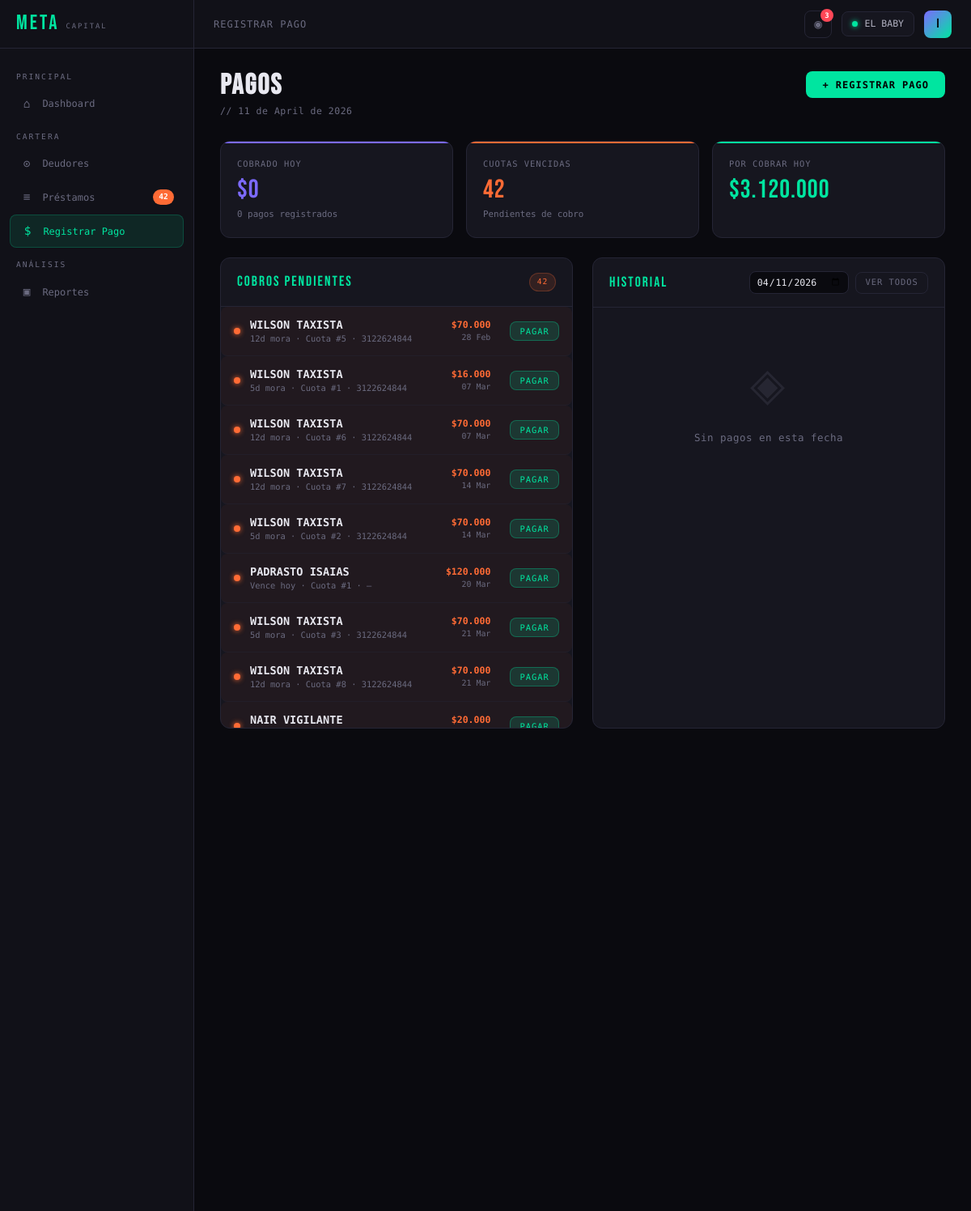
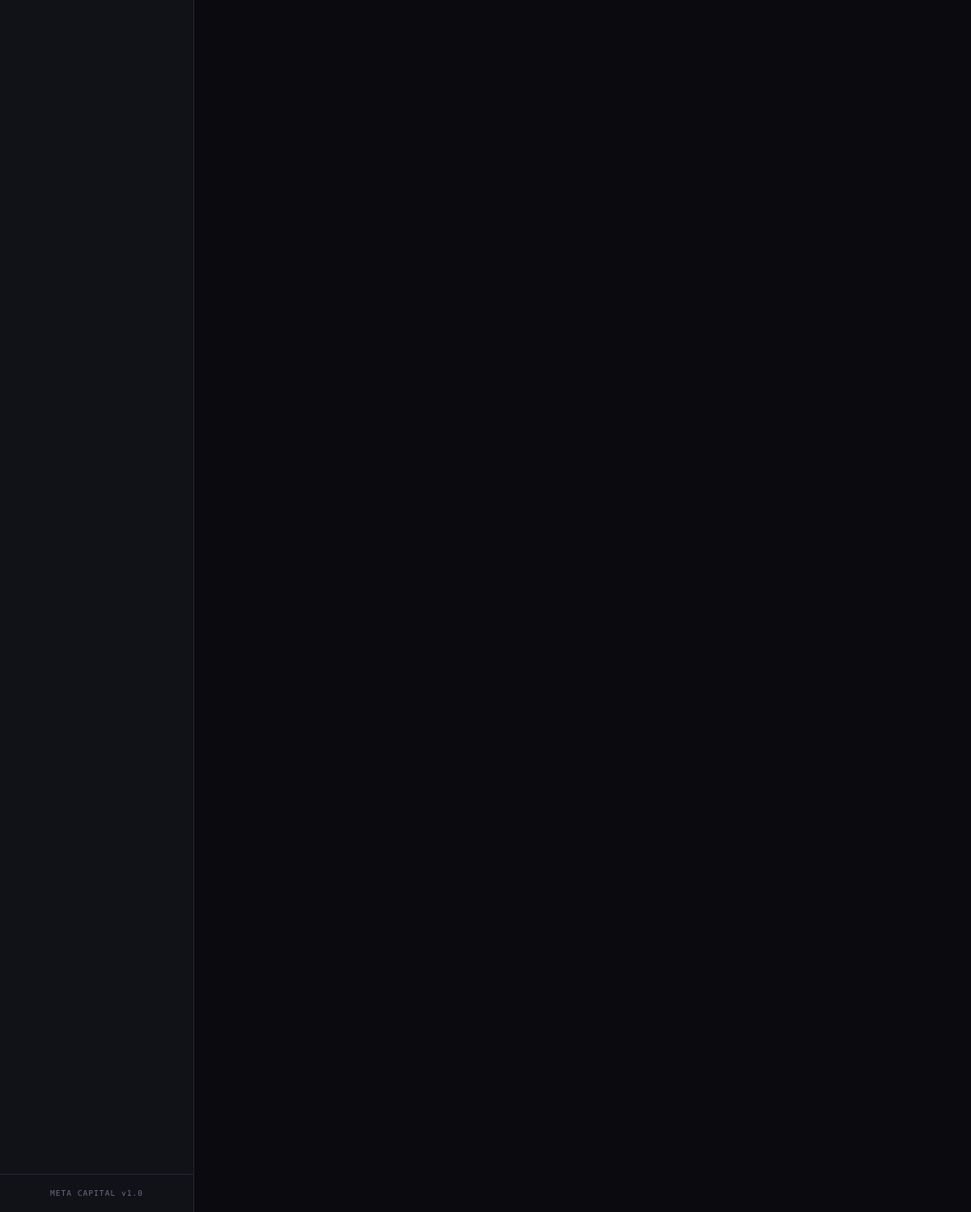
Page /pages/pagos.php (signed in) on the committed database (2 pictures, top to bottom).
### tables this page shows
CREATE TABLE `cobros` (
  `id` int(11) NOT NULL,
  `nombre` varchar(100) NOT NULL,
  `descripcion` varchar(255) DEFAULT NULL,
  `direccion` varchar(255) DEFAULT NULL,
  `telefono` varchar(20) DEFAULT NULL,
  `papeleria_pct` decimal(5,2) NOT NULL DEFAULT 10.00,
  `activo` tinyint(1) NOT NULL DEFAULT 1,
  `created_at` datetime NOT NULL DEFAULT current_timestamp(),
  `updated_at` datetime NOT NULL DEFAULT current_timestamp() ON UPDATE current_timestamp()
);

CREATE TABLE `cuotas` (
  `id` int(11) NOT NULL,
  `prestamo_id` int(11) NOT NULL,
  `cobro_id` int(11) NOT NULL,
  `numero_cuota` int(11) NOT NULL,
  `fecha_vencimiento` date NOT NULL,
  `monto_cuota` decimal(15,2) NOT NULL,
  `monto_pagado` decimal(15,2) NOT NULL DEFAULT 0.00,
  `saldo_cuota` decimal(15,2) NOT NULL,
  `fecha_pago` date DEFAULT NULL,
  `estado` enum('pendiente','parcial','pagado','vencido','anulado') NOT NULL DEFAULT 'pendiente',
  `created_at` datetime NOT NULL DEFAULT current_timestamp(),
  `updated_at` datetime NOT NULL DEFAULT current_timestamp() ON UPDATE current_timestamp()
);

CREATE TABLE `deudores` (
  `id` int(11) NOT NULL,
  `cobro_id` int(11) DEFAULT NULL,
  `nombre` varchar(150) NOT NULL,
  `telefono` varchar(20) DEFAULT NULL,
  `telefono_alt` varchar(20) DEFAULT NULL,
  `ocupacion` varchar(150) DEFAULT NULL,
  `documento` varchar(20) DEFAULT NULL,
  `direccion` varchar(255) DEFAULT NULL,
  `lat` decimal(10,7) DEFAULT NULL,
  `lng` decimal(10,7) DEFAULT NULL,
  `place_id` varchar(255) DEFAULT NULL,
  `barrio` varchar(100) DEFAULT NULL,
  `codeudor_nombre` varchar(150) DEFAULT NULL,
  `codeudor_telefono` varchar(20) DEFAULT NULL,
  `codeudor_documento` varchar(20) DEFAULT NULL,
  `garantia_descripcion` varchar(255) DEFAULT NULL,
  `comportamiento` enum('bueno','regular','clavo') DEFAULT 'bueno',
  `activo` tinyint(1) NOT NULL DEFAULT 1,
  `notas` text DEFAULT NULL,
  `saldo_favor` decimal(15,2) NOT NULL DEFAULT 0.00,
  `created_at` datetime NOT NULL DEFAULT current_timestamp(),
  `updated_at` datetime NOT NULL DEFAULT current_timestamp() ON UPDATE current_timestamp()
);

CREATE TABLE `prestamos` (
  `id` int(11) NOT NULL,
  `cobro_id` int(11) NOT NULL,
  `deudor_id` int(11) NOT NULL,
  `capitalista_id` int(11) DEFAULT NULL,
  `monto_prestado` decimal(15,2) NOT NULL,
  `tipo_interes` enum('porcentaje','valor_fijo') NOT NULL DEFAULT 'porcentaje',
  `interes_valor` decimal(15,4) NOT NULL DEFAULT 0.0000,
  `interes_calculado` decimal(15,2) NOT NULL DEFAULT 0.00,
  `total_a_pagar` decimal(15,2) NOT NULL,
  `frecuencia_pago` enum('diario','semanal','quincenal','mensual') NOT NULL DEFAULT 'mensual',
  `num_cuotas` int(11) NOT NULL DEFAULT 1,
  `valor_cuota` decimal(15,2) NOT NULL,
  `fecha_inicio` date NOT NULL,
  `fecha_fin_esperada` date NOT NULL,
  `cuenta_desembolso_id` int(11) DEFAULT NULL,
  `metodo_desembolso` enum('efectivo','transferencia','nequi','otro') DEFAULT 'efectivo',
  `saldo_pendiente` decimal(15,2) NOT NULL,
  `dias_mora` int(11) NOT NULL DEFAULT 0,
  `estado` enum('activo','en_mora','en_acuerdo','renovado','refinanciado','pagado','incobrable','anulado') NOT NULL DEFAULT 'activo',
  `fecha_acuerdo` date DEFAULT NULL,
  `fecha_compromiso` date DEFAULT NULL,
  `nota_acuerdo` varchar(255) DEFAULT NULL,
  `tipo_origen` enum('nuevo','renovacion','refinanciacion') NOT NULL DEFAULT 'nuevo',
  `prestamo_padre_id` int(11) DEFAULT NULL,
  `observaciones` text DEFAULT NULL,
  `papeleria_pct` decimal(5,2) DEFAULT NULL,
  `papeleria_monto` decimal(15,2) DEFAULT 0.00,
  `anulado_at` datetime DEFAULT NULL,
  `anulado_por` int(11) DEFAULT NULL,
  `editado_at` datetime DEFAULT NULL,
  `editado_por` int(11) DEFAULT NULL,
  `historial` text DEFAULT NULL,
  `usuario_id` int(11) DEFAULT NULL,
  `omitir_domingos` tinyint(1) NOT NULL DEFAULT 0,
  `created_at` datetime NOT NULL DEFAULT current_timestamp(),
  `updated_at` datetime NOT NULL DEFAULT current_timestamp() ON UPDATE current_timestamp()
);

### pages/pagos.php (the view, shortened to what the rows shown need)
<?php
$db    = getDB();
if ($_SESSION['rol'] === 'superadmin') {
    $stmtCobros = $db->query("SELECT id, nombre FROM cobros WHERE activo=1 ORDER BY nombre");
} else {
    $stmtCobros = $db->prepare("
        SELECT c.id, c.nombre FROM cobros c
        JOIN usuario_cobro uc ON uc.cobro_id=c.id
        WHERE uc.usuario_id=? AND c.activo=1 ORDER BY c.nombre
    ");
    $stmtCobros->execute([$_SESSION['usuario_id']]);
}
$todosCobros = $stmtCobros->fetchAll();
$cobrosIds   = array_column($todosCobros, 'id');
$filtroCobro = (int)($_GET['cobro'] ?? 0);
if ($filtroCobro > 0 && in_array($filtroCobro, $cobrosIds)) {
    $cobrosWhere   = 'cobro_id = ?';
    $cobrosWhereP  = 'p.cobro_id = ?';
    $cobrosWherePg = 'pg.cobro_id = ?';
    $cobrosWhereCu = 'cu.cobro_id = ?';
    $cobrosParams  = [$filtroCobro];
} elseif ($_SESSION['rol'] === 'superadmin') {
    $cobrosWhere   = '1=1';
    $cobrosWhereP  = '1=1';
    $cobrosWherePg = '1=1';
    $cobrosWhereCu = '1=1';
    $cobrosParams  = [];
} else {
    $phs           = implode(',', array_fill(0, count($cobrosIds), '?'));
    $cobrosWhereP  = $phs ? "p.cobro_id IN ($phs)"  : '1=0';
    $cobrosParams  = $cobrosIds;
}
$stmtHoy = $db->prepare("
    SELECT cu.*, d.nombre AS deudor, d.telefono AS tel, p.id AS prestamo_id,
           p.frecuencia_pago, p.valor_cuota, p.dias_mora, c.nombre AS cobro_nombre
    FROM cuotas cu
    JOIN prestamos p ON p.id = cu.prestamo_id
    JOIN deudores  d ON d.id = p.deudor_id
    JOIN cobros    c ON c.id = p.cobro_id
    WHERE $cobrosWhereP AND cu.estado IN ('pendiente','parcial')
      AND cu.fecha_vencimiento <= CURDATE()
      AND p.estado IN ('activo','en_mora','en_acuerdo')
    ORDER BY cu.fecha_vencimiento ASC, d.nombre ASC
    LIMIT 50
");
$stmtHoy->execute($cobrosParams);
$cuotasHoy = $stmtHoy->fetchAll();
require_once __DIR__ . '/../includes/header.php';
?>
<div class="page-header page-header-row">
  <div>
    <h1>PAGOS</h1>
  </div>
</div>
<div style="display:grid;grid-template-columns:1fr 1fr;gap:1.5rem">
<div class="card">
  <?php if (empty($cuotasHoy)): ?>
    <div class="empty-state"><span class="empty-icon">✓</span><p>Todo al día por hoy</p></div>
  <?php else: ?>
  <div style="max-height:520px;overflow-y:auto">
    <?php foreach ($cuotasHoy as $c):
      $dias = (int)$c['dias_mora'];
    ?>
    <div class="schedule-row vencida" style="padding:0.75rem 1rem">
      <div class="schedule-dot vencida"></div>
      <div style="flex:1;min-width:0">
        <div style="font-weight:600;font-size:0.85rem;white-space:nowrap;overflow:hidden;text-overflow:ellipsis">
          <?= htmlspecialchars($c['deudor']) ?>
        </div>
        <div style="font-family:var(--font-mono);font-size:0.65rem;color:var(--muted)">
          <?= $dias > 0 ? $dias.'d mora' : 'Vence hoy' ?> ·
          Cuota #<?= $c['numero_cuota'] ?> ·
          <?= htmlspecialchars($c['tel'] ?? '—') ?>
        </div>
      </div>
      <div style="text-align:right;margin-right:0.75rem">
        <div style="font-family:var(--font-mono);font-weight:600;color:var(--warn)"><?= fmt($c['saldo_cuota']) ?></div>
        <div style="font-size:0.62rem;color:var(--muted)"><?= date('d M', strtotime($c['fecha_vencimiento'])) ?></div>
      </div>
      <button class="btn btn-success btn-sm"
        onclick="pagarRapido(<?= $c['prestamo_id'] ?>, <?= $c['id'] ?>, <?= $c['saldo_cuota'] ?>, '<?= htmlspecialchars(addslashes($c['deudor'])) ?>')">
        Pagar
      </button>
    </div>
    <?php endforeach; ?>
  </div>
  <?php endif; ?>
</div>
</div>
<?php require_once __DIR__ . '/../includes/footer.php'; ?>

### includes/header.php (shortened to what the rows shown need)
<!DOCTYPE html>
<html lang="es">
<head>
  <link rel="stylesheet" href="/assets/css/style.css">
</head>
<body>
<div class="layout">
  <header class="topbar">
    <div class="topbar-right">
      <?php
        $cobroNombre = '—';
        $cobro_id    = cobroActivo();
        if ($cobro_id) {
          $stmtC = getDB()->prepare("SELECT nombre FROM cobros WHERE id = ?");
          $stmtC->execute([$cobro_id]);
          $cobroNombre = $stmtC->fetchColumn() ?: '—';
        }
      ?>
      <div style="position:relative" id="campana-wrap">
        <button class="btn btn-ghost btn-sm" id="btn-campana"
                onclick="toggleNotifs()"
                style="position:relative;width:34px;height:34px;padding:0;display:flex;align-items:center;justify-content:center;font-size:1rem">
        </button>
      </div>
      <div class="cobro-selector" onclick="openModal('modal-cobro')">
        <div class="dot-active"></div>
        <?= htmlspecialchars($cobroNombre) ?>
      </div>
      <div style="position:relative">
        <div class="user-avatar" data-dropdown="user-menu">
        </div>
      </div>
    </div>
  </header>
  <main class="content">

### rows in the picture
cobros: nombre "EL BABY"
cuotas: deudores.nombre "WILSON TAXISTA", prestamo.dias_mora "12", numero_cuota "5", deudores.telefono "3122624844", saldo_cuota "$70.000", fecha_vencimiento "28 Feb"
cuotas: deudores.nombre "WILSON TAXISTA", prestamo.dias_mora "5", numero_cuota "1", deudores.telefono "3122624844", saldo_cuota "$16.000", fecha_vencimiento "07 Mar"
cuotas: deudores.nombre "WILSON TAXISTA", prestamo.dias_mora "12", numero_cuota "6", deudores.telefono "3122624844", saldo_cuota "$70.000", fecha_vencimiento "07 Mar"
cuotas: deudores.nombre "WILSON TAXISTA", prestamo.dias_mora "12", numero_cuota "7", deudores.telefono "3122624844", saldo_cuota "$70.000", fecha_vencimiento "14 Mar"
cuotas: deudores.nombre "WILSON TAXISTA", prestamo.dias_mora "5", numero_cuota "2", deudores.telefono "3122624844", saldo_cuota "$70.000", fecha_vencimiento "14 Mar"
cuotas: deudores.nombre "PADRASTO ISAIAS", shows "Vence hoy", numero_cuota "1", deudores.telefono "—", saldo_cuota "$120.000", fecha_vencimiento "20 Mar"
cuotas: deudores.nombre "WILSON TAXISTA", prestamo.dias_mora "5", numero_cuota "3", deudores.telefono "3122624844", saldo_cuota "$70.000", fecha_vencimiento "21 Mar"
cuotas: deudores.nombre "WILSON TAXISTA", prestamo.dias_mora "12", numero_cuota "8", deudores.telefono "3122624844", saldo_cuota "$70.000", fecha_vencimiento "21 Mar"
cuotas: deudores.nombre "NAIR VIGILANTE", saldo_cuota "$20.000"

### other values in the picture
$vencidas "42"
$pageSection ?: $pageTitle "REGISTRAR PAGO"
$nAlertas "3"
substr($_SESSION['usuario_nombre'], 0, 1) "I"
fmt($statsHoy['total_monto']) "$0"
$statsHoy['total_pagos'] "0"
count($cuotasHoy) "42"
fmt($porCobrarHoy) "$3.120.000"
